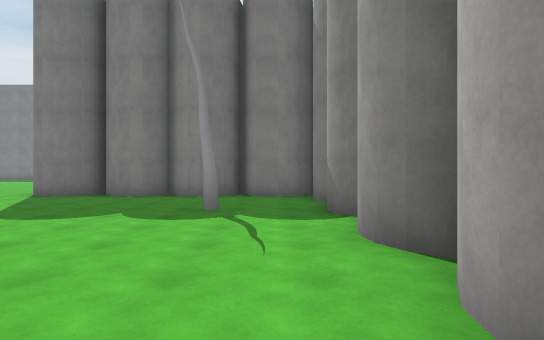
[1] (above)

13 first-person views from a walk through a 3-D level made in the Unity game engine. The camera is 1.5 m above the floor, looks level and sees 80° across. The floor is counted in squares, 2.4 m on a side. Each view is taken from the middle of a square. On the plan, view 1 faces up. The plan holds only what a view shows up to about 10 squares ahead; the rest is blank. The place goes on beyond the plan. The player character is not drawn. Some surface patterns are stand-ins.

[2]
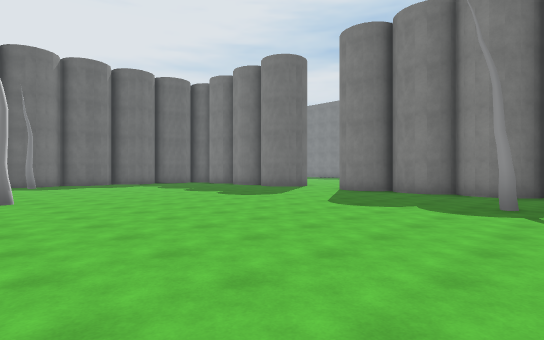

[3]
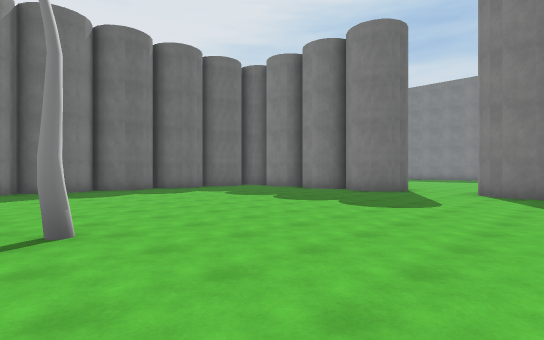

[4]
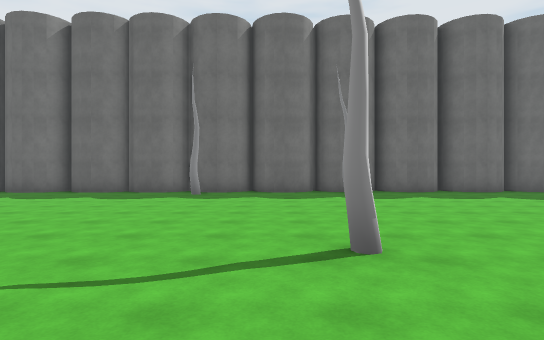

[5]
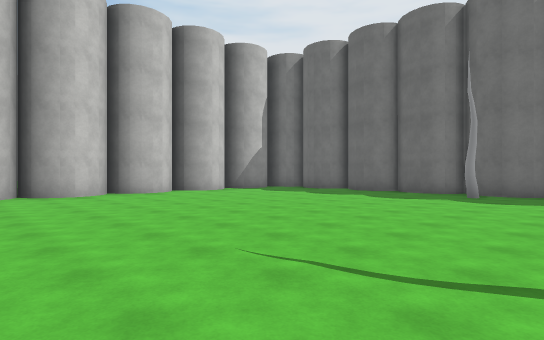

[6]
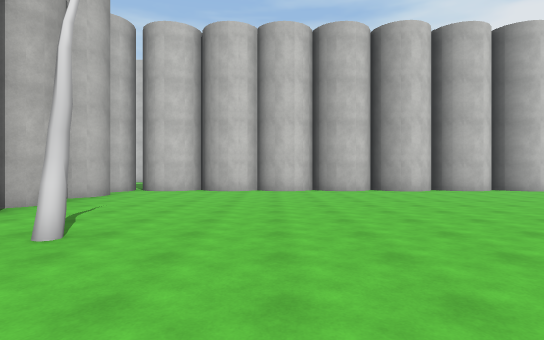

[7]
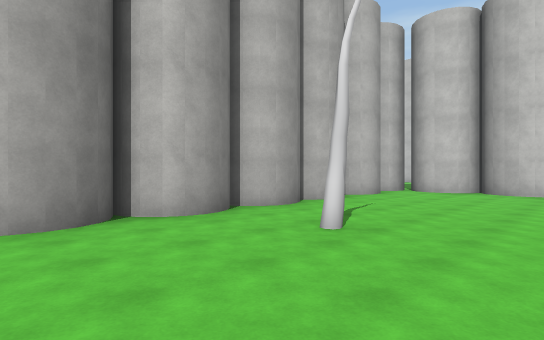

[8]
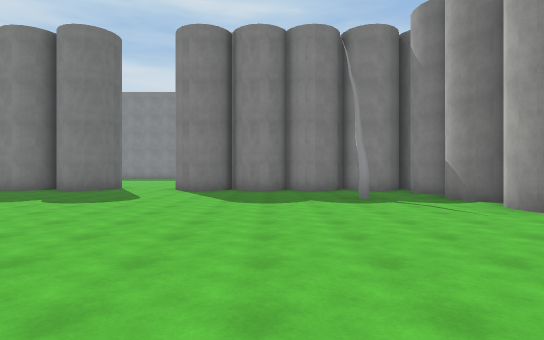

[9]
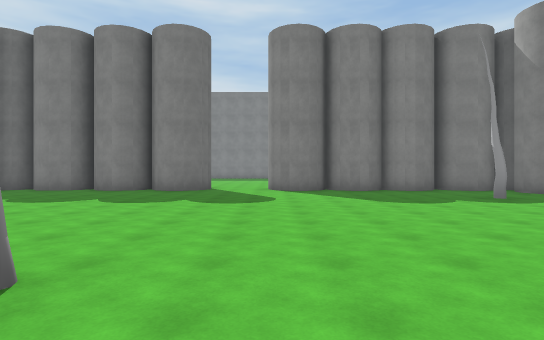

[10]
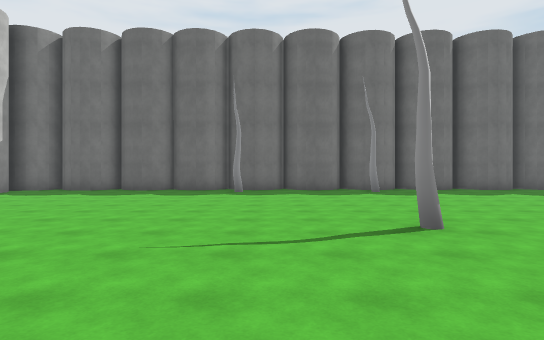

[11]
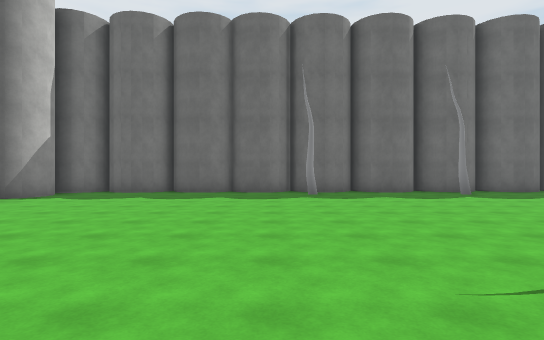

[12]
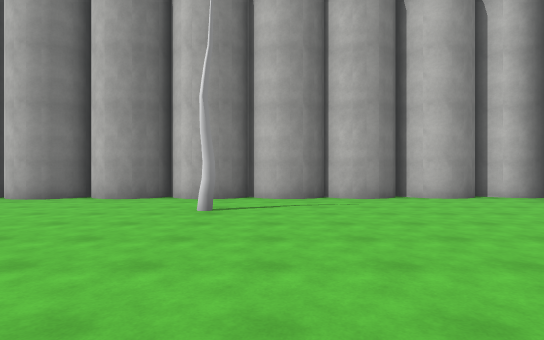

[13]
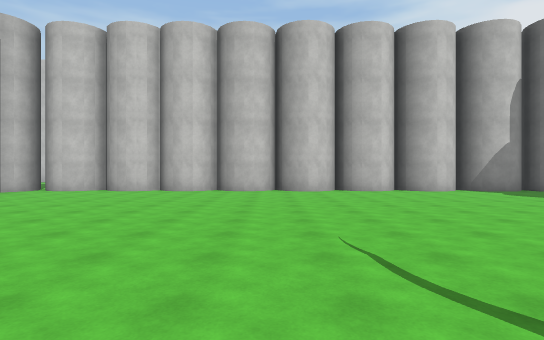

### Floor plan
Key: @ floor where view 1 was taken; # wall or solid block; x gap in a wall; . floor; T tree.
Columns run from 15 left of view 1 to 2 right of it. Each row starts with its distance up from view 1.
 10        ..
  9       ##.     ###
  8  ######..#########
  7 ##..............##
  6 #................#
  5 #.............T.##
  4 #................#
  3 #...............##
  2 #...............##
  1 #xT.............##
  0 #......T.......@##
 -1 ##..............##
 -2 ##..............##
 -3 ##T...........T.##
 -4 ##..............##
 -5 #...............##
 -6 ##..............##
 -7 #................#
 -8 ##...............#
 -9 ##...............#
-10  #################

Positions as (right, up) in squares from view 1, and headings:
1: (0, 0), facing up
2: (0, -1), facing up-left
3: (-4, -1), facing up-left
4: (-5, -1), facing left
5: (-5, -1), facing down-left
6: (-3, 0), facing down
7: (-3, 0), facing down-right
8: (-3, -2), facing up
9: (-6, -2), facing up
10: (-4, -2), facing left
11: (-5, -4), facing left
12: (-6, -4), facing right
13: (-6, 0), facing down
